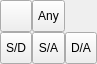
<?xml version="1.0" encoding="UTF-8"?>
<ui version="4.0">
 <class>BondQueryPopup</class>
 <widget class="QWidget" name="BondQueryPopup">
  <property name="geometry">
   <rect>
    <x>0</x>
    <y>0</y>
    <width>97</width>
    <height>64</height>
   </rect>
  </property>
  <property name="windowTitle">
   <string>Form</string>
  </property>
  <layout class="QGridLayout" name="gridLayout">
   <property name="leftMargin">
    <number>0</number>
   </property>
   <property name="topMargin">
    <number>0</number>
   </property>
   <property name="rightMargin">
    <number>0</number>
   </property>
   <property name="bottomMargin">
    <number>0</number>
   </property>
   <property name="spacing">
    <number>0</number>
   </property>
   <item row="1" column="1">
    <widget class="QToolButton" name="single_aromatic_btn">
     <property name="minimumSize">
      <size>
       <width>32</width>
       <height>32</height>
      </size>
     </property>
     <property name="toolTip">
      <string>Single or Aromatic Bond</string>
     </property>
     <property name="text">
      <string>S/A</string>
     </property>
     <property name="checkable">
      <bool>true</bool>
     </property>
     <attribute name="buttonGroup">
      <string notr="true">group</string>
     </attribute>
    </widget>
   </item>
   <item row="1" column="2">
    <widget class="QToolButton" name="double_aromatic_btn">
     <property name="minimumSize">
      <size>
       <width>32</width>
       <height>32</height>
      </size>
     </property>
     <property name="toolTip">
      <string>Double or Aromatic Bond</string>
     </property>
     <property name="text">
      <string>D/A</string>
     </property>
     <property name="checkable">
      <bool>true</bool>
     </property>
     <attribute name="buttonGroup">
      <string notr="true">group</string>
     </attribute>
    </widget>
   </item>
   <item row="1" column="0">
    <widget class="QToolButton" name="single_double_btn">
     <property name="minimumSize">
      <size>
       <width>32</width>
       <height>32</height>
      </size>
     </property>
     <property name="toolTip">
      <string>Single or Double Bond</string>
     </property>
     <property name="text">
      <string>S/D</string>
     </property>
     <property name="checkable">
      <bool>true</bool>
     </property>
     <attribute name="buttonGroup">
      <string notr="true">group</string>
     </attribute>
    </widget>
   </item>
   <item row="0" column="0">
    <widget class="QToolButton" name="aromatic_btn">
     <property name="maximumSize">
      <size>
       <width>32</width>
       <height>32</height>
      </size>
     </property>
     <property name="toolTip">
      <string>Aromatic Bond</string>
     </property>
     <property name="text">
      <string/>
     </property>
     <property name="icon">
      <iconset resource="../sketcher.qrc">
       <normaloff>:/icons/bond_aromatic.svg</normaloff>
       <disabledoff>:/icons/bond_aromatic_dis.svg</disabledoff>:/icons/bond_aromatic.svg</iconset>
     </property>
     <property name="iconSize">
      <size>
       <width>30</width>
       <height>32</height>
      </size>
     </property>
     <property name="checkable">
      <bool>true</bool>
     </property>
     <attribute name="buttonGroup">
      <string notr="true">group</string>
     </attribute>
    </widget>
   </item>
   <item row="0" column="1">
    <widget class="QToolButton" name="any_btn">
     <property name="minimumSize">
      <size>
       <width>32</width>
       <height>32</height>
      </size>
     </property>
     <property name="toolTip">
      <string>Any Bond</string>
     </property>
     <property name="text">
      <string>Any</string>
     </property>
     <property name="checkable">
      <bool>true</bool>
     </property>
     <attribute name="buttonGroup">
      <string notr="true">group</string>
     </attribute>
    </widget>
   </item>
  </layout>
 </widget>
 <resources>
  <include location="../sketcher.qrc"/>
 </resources>
 <connections/>
 <buttongroups>
  <buttongroup name="group"/>
 </buttongroups>
</ui>
